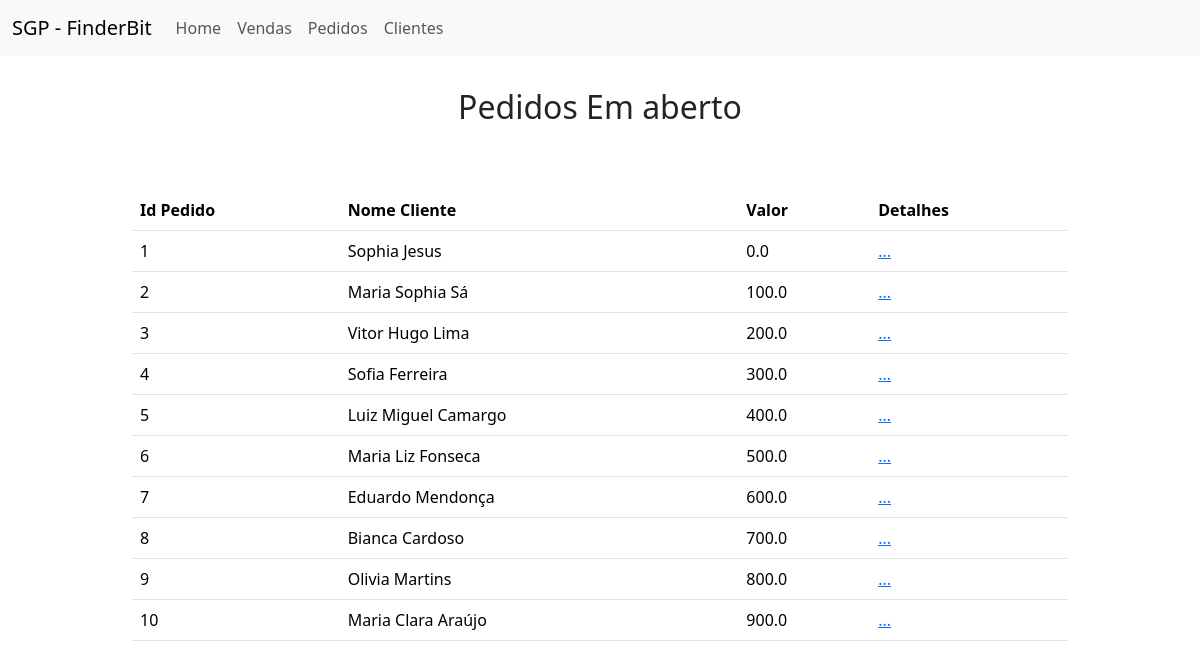
/vendas, run on the app's committed database.
### app_vendas/models.py (models this page shows)
class Pedido(models.Model):
    id = models.AutoField(primary_key=True)
    client = models.TextField(max_length=255)
    value = models.FloatField()

### app_vendas/views.py (the view)
# urls.py: path("vendas",views.index,name="app_vendas"),
def index(request):
    pedidos = models.Pedido.objects.all().values()
    context = {
        "pedidos":pedidos,
        "title_page":"Pagina de Vendas"
    }
    return render(request,"vendas/index.html", context=context)

### templates/vendas/index.html (shortened to what this page needs)
{% include "partial/head.html" %}
<body>
    {% include "partial/navbar.html" %}
    <div class="container-fluid" style="max-width: 80%;">
        <h2 style="text-align: center; margin: 32px 0px 64px 0px;">Pedidos Em aberto</h2>
        <table class="table">
            <thead>
                <tr>
                    <th scope="col">Id Pedido</th>
                    <th scope="col">Nome Cliente</th>
                    <th scope="col">Valor</th>
                    <th scope="col">Detalhes</th>
                </tr>
            </thead>
            <tbody>
                {% for pedido in pedidos %}
                <tr>
                    {% for data in pedido.values %}
                        <td>{{data}}</td>
                    {% endfor %}
                    <td><a href="{% url 'page_pedido' pedido.id %}">...</a></td>
                </tr>
                {% endfor %}
            </tbody>
        </table>
    </div>
</body>
</html>

### data on the page
Pedido: values "1" "Sophia Jesus" "0.0"
Pedido: values "2" "Maria Sophia Sá" "100.0"
Pedido: values "3" "Vitor Hugo Lima" "200.0"
Pedido: values "4" "Sofia Ferreira" "300.0"
Pedido: values "5" "Luiz Miguel Camargo" "400.0"
Pedido: values "6" "Maria Liz Fonseca" "500.0"
Pedido: values "7" "Eduardo Mendonça" "600.0"
Pedido: values "8" "Bianca Cardoso" "700.0"
Pedido: values "9" "Olivia Martins" "800.0"
Pedido: values "10" "Maria Clara Araújo" "900.0"
